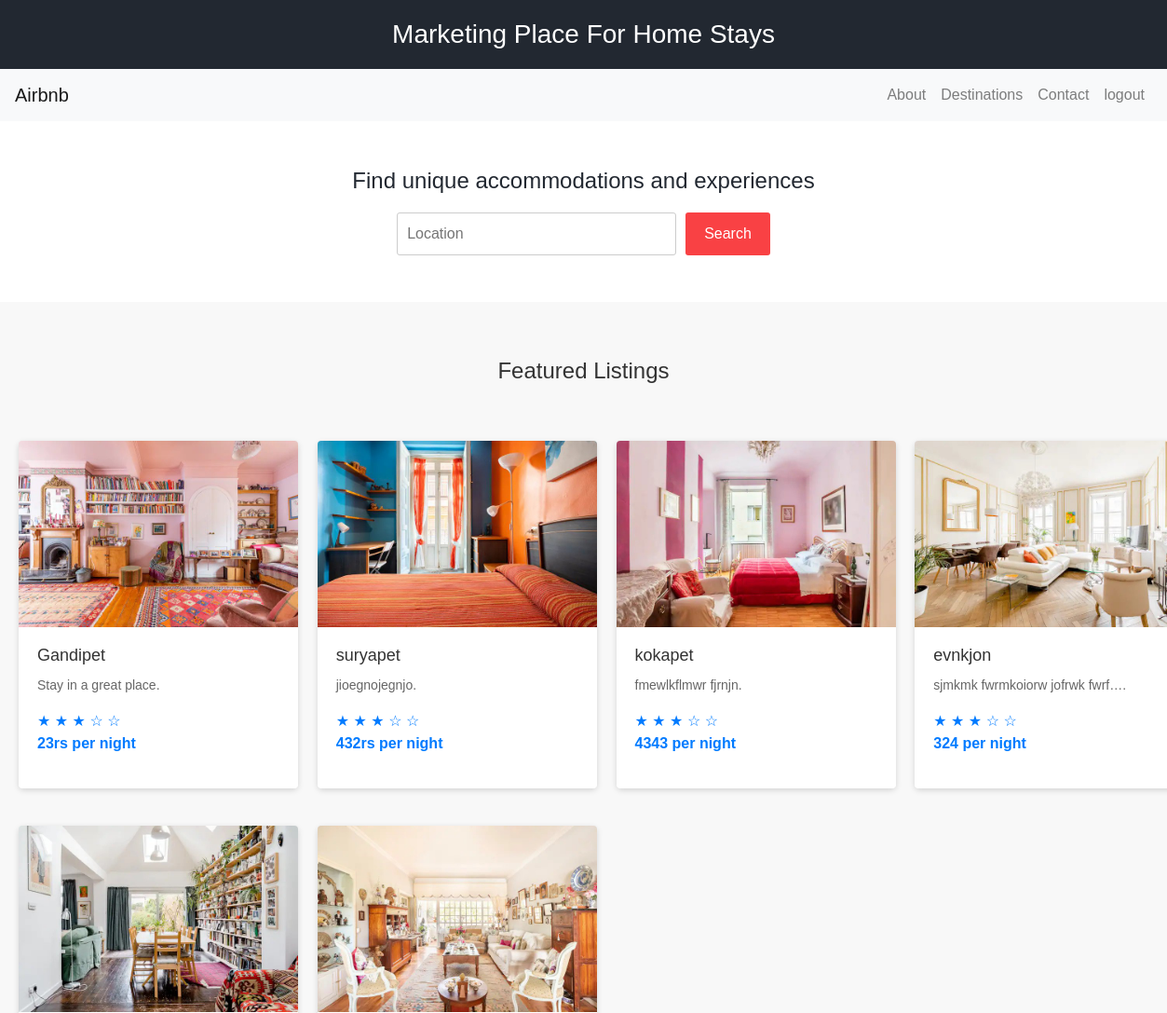
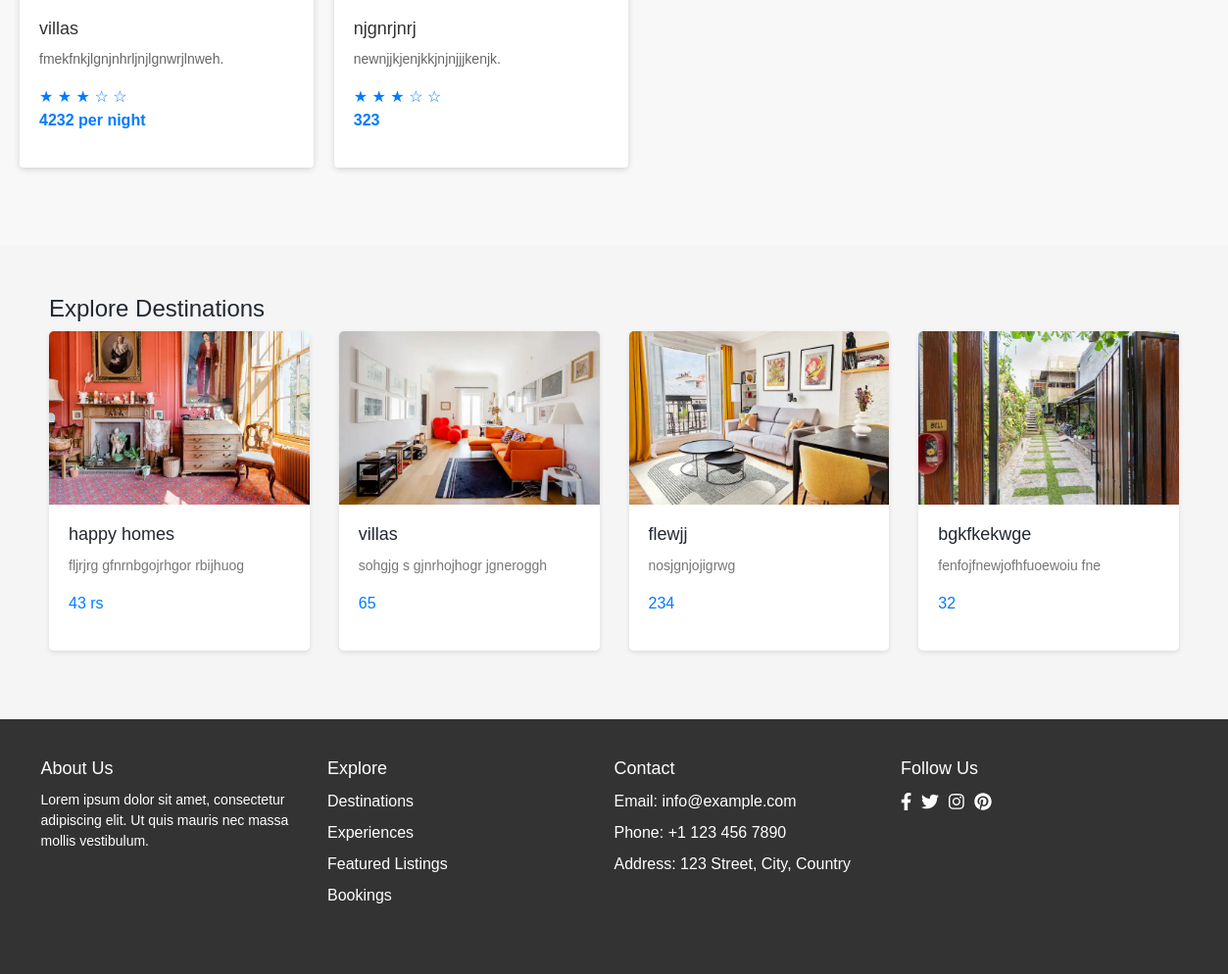
Page /home (signed in) on the committed database (2 pictures, top to bottom).
### myapp/models.py (models this page shows)
class place(models.Model):
    name=models.CharField(max_length=20)
    imageUrl=models.CharField(max_length=100)
    description=models.CharField(max_length=30)
    rating=models.IntegerField()
    cost=models.CharField(max_length=20)
    city=models.CharField(max_length=20,default='')
    country=models.CharField(max_length=20,default='')
    about=models.CharField(max_length=500,default='')

class Explore(models.Model):
    name=models.CharField(max_length=20)
    imageUrl=models.CharField(max_length=100)
    description=models.CharField(max_length=100)
    rating=models.IntegerField()
    cost=models.CharField(max_length=20)
    city=models.CharField(max_length=20,default='')
    country=models.CharField(max_length=20,default='')
    about=models.CharField(max_length=500,default='')

### myapp/views.py (the view)
# urls.py: 2. Add a URL to urlpatterns:  path('', views.home, name='home')
@login_required(login_url='signin')
def home(request):
    places=place.objects.all()
    explore_places=Explore.objects.all()
    return render(request,'home.html',{'places':places,'explore':explore_places})

### templates/home.html (shortened to what this page needs)
{% load static %}
<!DOCTYPE html>
<html>
<head>
    <link rel="stylesheet" href="https://stackpath.bootstrapcdn.com/bootstrap/4.5.0/css/bootstrap.min.css">
    <link rel="stylesheet" href="https://cdnjs.cloudflare.com/ajax/libs/font-awesome/5.15.4/css/all.min.css">
</head>
<body>
    <header>
        <h1 style="text-align: center;">Marketing Place For Home Stays</h1>
    </header>
    <nav class="navbar navbar-expand-lg navbar-light bg-light">
        <a class="navbar-brand" href="#">Airbnb</a>
        <div class="collapse navbar-collapse" id="navbarNav">
            <ul class="navbar-nav ml-auto">
                <li class="nav-item">
                    <a class="nav-link" href="#">About</a>
                </li>
                <li class="nav-item">
                    <a class="nav-link" href="#">Destinations</a>
                </li>
                <li class="nav-item">
                    <a class="nav-link" href="#">Contact</a>
                </li>
                <li class="nav-item">
                    <a class="nav-link" href="{% url 'logout' %}">logout</a>
                </li>
            </ul>
        </div>
    </nav>
    <div class="search-section">
        <h2>Find unique accommodations and experiences</h2>
        <form>
            <input type="text" id="search-input" style="width:300px" placeholder="Location">
            <button type="submit" id="search">Search</button>
        </form>
    </div>
    <section class="featured-listings">
        <h2>Featured Listings</h2>
        <div class="row">
            {% for place in places %}
            <div class="col-md-3">
                <a href="/detail/{{place.id}}" style="text-decoration: none;">
                    <div class="card">
                        <img src="static/images_feat/img{{place.id}}.jpg" class="card-img-top" alt="Listing 1">
                        <div class="card-body">
                            <h5 class="card-title">{{place.name}}</h5>
                            <p class="card-text">{{place.description|truncatechars_html:30}}.</p>
                            <div class="rating">
                                <span class="star">&#9733;</span>
                                <span class="star">&#9733;</span>
                                <span class="star">&#9733;</span>
                                <span class="star">&#9734;</span>
                                <span class="star">&#9734;</span>
                            </div>
                            <p class="card-price">{{place.cost}}</p>
                        </div>
                    </div>
                </a>
            </div>
            {% endfor %}
    </section>
    <section class="explore-destinations" id="goto">
        <h2>Explore Destinations</h2>
        <div class="row">
            {% for place in explore%}
            <div class="col-md-3">
                <a href="/explores/{{place.id}}" style="text-decoration: none;">
                    <div class="card">
                        <img src="static/images_exp/img{{place.id}}.jpg" class="card-img-top" alt="Destination 1">
                        <div class="card-body">
                            <h5 class="card-title">{{place.name}}</h5>
                            <p class="card-text">{{place.description}}</p>
                            <p class="card-price">{{place.cost}}</p>
                        </div>
                    </div>
                </a>
            </div>
            {% endfor %}
        </div>
    </section>
    <footer>
        <div class="container">
            <div class="footer-content">
                <div class="footer-column">
                    <h4>About Us</h4>
                    <p>Lorem ipsum dolor sit amet, consectetur adipiscing elit. Ut quis mauris nec massa mollis
                        vestibulum.</p>
                </div>
                <div class="footer-column">
                    <h4>Explore</h4>
                    <ul>
                        <li><a href="#">Destinations</a></li>
                        <li><a href="#">Experiences</a></li>
                        <li><a href="#">Featured Listings</a></li>
                        <li><a href="#">Bookings</a></li>
                    </ul>
                </div>
                <div class="footer-column">
                    <h4>Contact</h4>
                    <ul>
                        <li>Email: info@example.com</li>
                        <li>Phone: +1 123 456 7890</li>
                        <li>Address: 123 Street, City, Country</li>
                    </ul>
                </div>
                <div class="footer-column">
                    <h4>Follow Us</h4>
                    <div class="social-icons">
                        <a href="#" class="icon"><i class="fab fa-facebook-f"></i></a>
                        <a href="#" class="icon"><i class="fab fa-twitter"></i></a>
                        <a href="#" class="icon"><i class="fab fa-instagram"></i></a>
                        <a href="#" class="icon"><i class="fab fa-pinterest"></i></a>
                    </div>
                </div>
            </div>
        </div>
    </footer>
</body>
</html>

### templates/home.html (style rules this page uses)
body { font-family: Arial, sans-serif; margin: 0; padding: 0; background-color: #f5f5f5; }
header { background-color: #222831; padding: 20px; }
header h1 { margin: 0; color: #ffffff; font-size: 28px; }
.search-section { background-color: #ffffff; padding: 50px; text-align: center; }
.search-section h2 { margin-top: 0; color: #222831; font-size: 24px; }
.search-section form { margin-top: 20px; display: flex; justify-content: center; }
.search-section input[type="text"], .search-section input[type="date"], .search-section input[type="number"] { padding: 10px; margin-right: 10px; border: 1px solid #cccccc; border-radius: 3px; font-size: 16px; }
.search-section button { padding: 10px 20px; background-color: #f94144; color: #ffffff; border: none; border-radius: 3px; cursor: pointer; font-size: 16px; transition: background-color 0.3s ease; }
section { padding: 50px; }
section h2 { margin-top: 0; color: #222831; font-size: 24px; }
.card { margin-bottom: 20px; border: none; border-radius: 5px; box-shadow: 0 2px 5px rgba(0, 0, 0, 0.1); transition: box-shadow 0.3s ease; }
.card-img-top { border-radius: 5px 5px 0 0; }
.card-body { padding: 20px; }
.card-title { margin-bottom: 10px; color: #222831; font-size: 18px; }
.card-text { color: #777777; font-size: 14px; }
footer { background-color: #333; color: #fff; padding: 40px 0; }
.container { max-width: 1200px; margin: 0 auto; }
.footer-content { display: flex; justify-content: space-between; flex-wrap: wrap; }
.footer-column { flex-basis: 25%; margin-bottom: 20px; }
.footer-column h4 { font-size: 18px; margin-bottom: 10px; }
.footer-column p { font-size: 14px; line-height: 1.5; }
.footer-column ul { padding: 0; margin: 0; list-style-type: none; }
.footer-column ul li { margin-bottom: 8px; }
.footer-column ul li a { color: #fff; text-decoration: none; transition: color 0.3s ease; }
.social-icons { display: flex; }
.social-icons .icon { display: inline-block; margin-right: 10px; font-size: 18px; color: #fff; transition: color 0.3s ease; }
.featured-listings { background-color: #f8f8f8; padding: 60px 0; }
.featured-listings h2 { text-align: center; margin-bottom: 40px; color: #333; font-size: 24px; }
.featured-listings .card { width: 300px; margin: 20px; box-shadow: 0 2px 6px rgba(0, 0, 0, 0.15); transition: box-shadow 0.3s ease; }
.featured-listings .card-img-top { height: 200px; object-fit: cover; border-top-left-radius: 4px; border-top-right-radius: 4px; }
.featured-listings .card-body { padding: 20px; background-color: #fff; border-bottom-left-radius: 4px; border-bottom-right-radius: 4px; }
.featured-listings .card-title { font-size: 18px; margin-bottom: 10px; color: #333; }
.featured-listings .card-text { color: #666; }
.featured-listings .card-price { font-weight: bold; color: #007bff; }

### rows in the picture
place: shows a picture, name "Gandipet", description "Stay in a great place", cost "23rs per night"
place: shows a picture, name "suryapet", description "jioegnojegnjo", cost "432rs per night"
place: shows a picture, name "kokapet", description "fmewlkflmwr fjrnjn", cost "4343 per night"
place: shows a picture, name "evnkjon", description "sjmkmk fwrmkoiorw jofrwk fwrf…", cost "324 per night"
place: shows a picture, name "villas", description "fmekfnkjlgnjnhrljnjlgnwrjlnweh", cost "4232 per night"
place: shows a picture, name "njgnrjnrj", description "newnjjkjenjkkjnjnjjjkenjk", cost "323"
Explore: shows a picture, name "happy homes", description "fljrjrg gfnrnbgojrhgor rbijhuog", cost "43 rs"
Explore: shows a picture, name "villas", description "sohgjg s gjnrhojhogr jgneroggh", cost "65"
Explore: shows a picture, name "flewjj", description "nosjgnjojigrwg", cost "234"
Explore: shows a picture, name "bgkfkekwge", description "fenfojfnewjofhfuoewoiu fne", cost "32"
